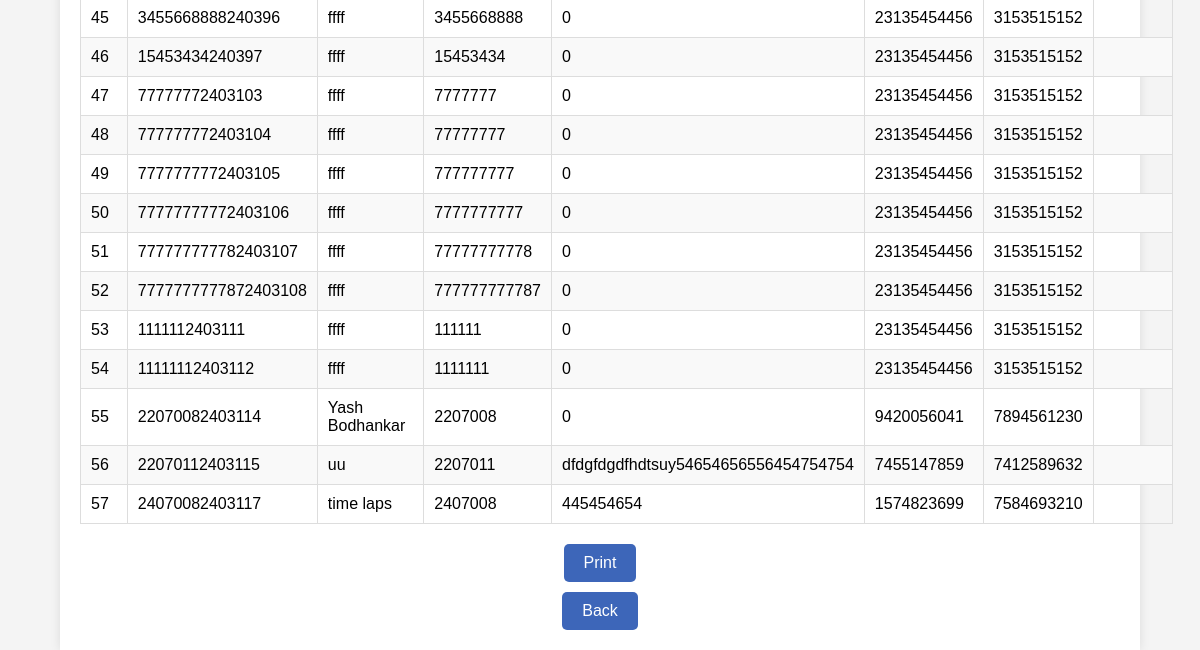
Before: /appl_report/third/not_verified (lower part) with the older database file.
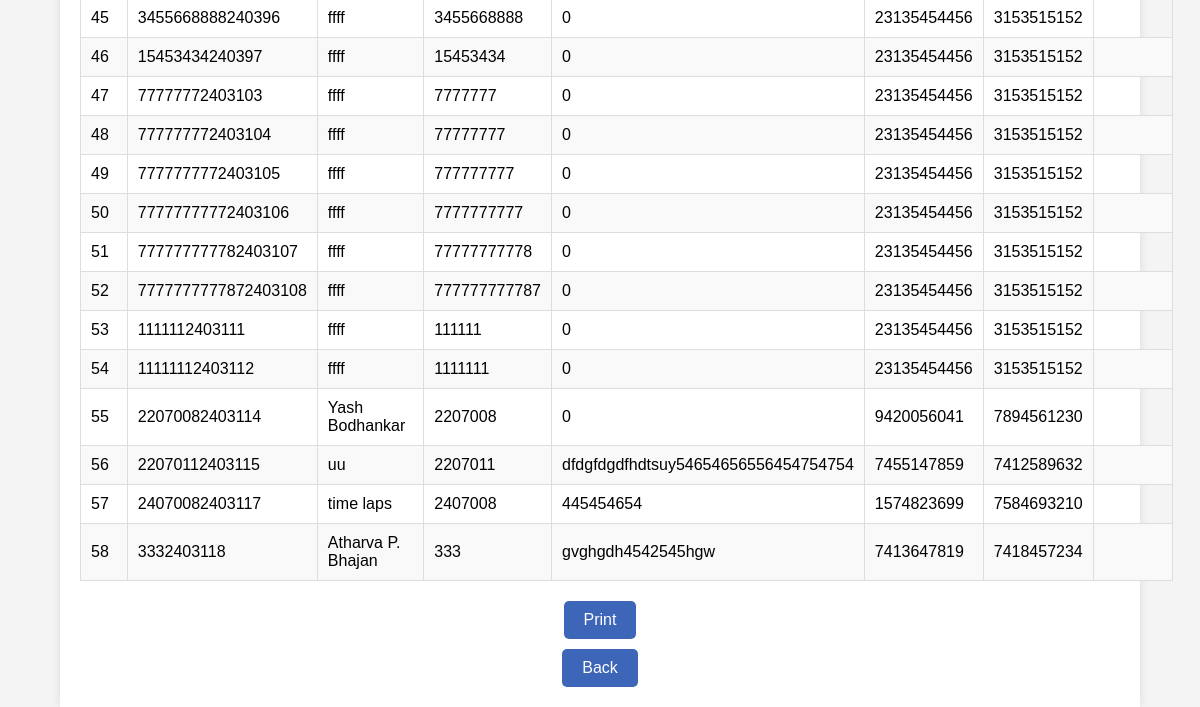
After: the same page with the newer database file.
### Hostel_Admission/models.py (models this page shows)
class HostelData3(models.Model):
    id = models.AutoField(primary_key=True)
    fno = models.CharField(max_length=255)
    name = models.CharField(max_length=100)
    DOB = models.DateField()
    cast = models.CharField(max_length=50)
    nationality = models.CharField(max_length=10)
    BGroup = models.CharField(max_length=4)
    phone1 = models.IntegerField()
    Address1 = models.CharField(max_length=50)
    Email = models.EmailField(max_length=50)
    Branch = models.CharField(max_length=40)
    Backlog = models.CharField(max_length=3,default='YES')
    Nu_Backlog = models.IntegerField(default=0)
    mark1 = models.FloatField(default=0)
    outoff1 = models.FloatField(default=0)
    mark2 = models.FloatField(default=0)
    outoff2 = models.FloatField(default=0)
    percentage = models.FloatField()
    Year = models.CharField(max_length=7,default="Third")
    Father_name = models.CharField(max_length=100)
    phone2 = models.IntegerField()
    Address2 = models.CharField(max_length=50)
    occupation = models.CharField(max_length=50)
    Enroll = models.CharField(max_length=15)
    SPhoto = models.FileField(upload_to='3signatures/student/',default='NA')
    student_signature = models.FileField(upload_to='3signatures/student/',default='NA')
    father_signature = models.FileField(upload_to='3signatures/father/',default='NA')
    marksheet1 = models.FileField(upload_to='3marksheet1/', default='NA')
    marksheet2 = models.FileField(upload_to='3marksheet2/', default='NA')
    Domacile = models.FileField(upload_to='3Domacile/', default='NA')
    Allotment = models.FileField(upload_to='3Allotment/', default='NA')
    Addmission = models.FileField(upload_to='3Addmission/', default='NA')
    ncl = models.FileField(upload_to='3ncl/', default='NA')
    castecert = models.FileField(upload_to='3castecert/',default='NA')
    Registration  = models.FileField(upload_to='3Registration/', default='NA')
    status = models.CharField(max_length=200,default='not_verified')
    remark = models.CharField(max_length=200, default='NA')
    payment_ss = models.FileField(upload_to='payment/', default='NA')
    trans_id = models.CharField(max_length=255,default=0)

### Hostel_Admission/views.py (the view)
# urls.py: path('appl_report/<str:year>/<str:type>',views.appl_report,name="appl_report"),
def appl_report(req,year,type):
    if year == 'first':
        rep = HostelData1.objects.filter(status=type)
        return render(req,'Admin_OP/reports/appl_report.html',{'data':rep,'name':type,'Year':'First'})
    elif year == 'second':
        rep = HostelData2.objects.filter(status=type)
        return render(req,'Admin_OP/reports/appl_report.html',{'data':rep,'name':type,'Year':'Second'})
    elif year== 'third':
        rep = HostelData3.objects.filter(status=type)
        return render(req,'Admin_OP/reports/appl_report.html',{'data':rep,'name':type,'Year':'Third'})

### Hostel_Admission/templates/Admin_OP/reports/appl_report.html (shortened to what this page needs)
<!DOCTYPE html>
<html lang="en">
<head>
</head>
<body>
    <div class="container">
        <table id="studentTable">
            <tbody>
                 {% for data in data %}
                <tr>
                    <td> {{ forloop.counter }} </td>
                    <td> {{data.fno}}
                    <td>{{data.name}}</td>
                    <td>{{data.Enroll}}  </td>
                    <td>{{data.trans_id}}</td>
                    <td>{{data.phone1}}</td>
                    <td>{{data.phone2}}
                    <td>{{data.Remark}}</td>
                </tr>
                {% endfor %}
            </tbody>
        </table>
        <div class="button-container">
            <button id="printButton" onclick="printPage()">Print</button>
        </div>
        <div class="button-container" style="margin-top:10px">
            <button id="printButton" onclick="window.history.back()">Back</button>
        </div>
    </div>
</body>
</html>

Changed rows visible on the page:
added HostelData3: fno "3332403118", name "Atharva P. Bhajan", Enroll "333", trans_id "gvghgdh4542545hgw", phone1 "7413647819", phone2 "7418457234"
